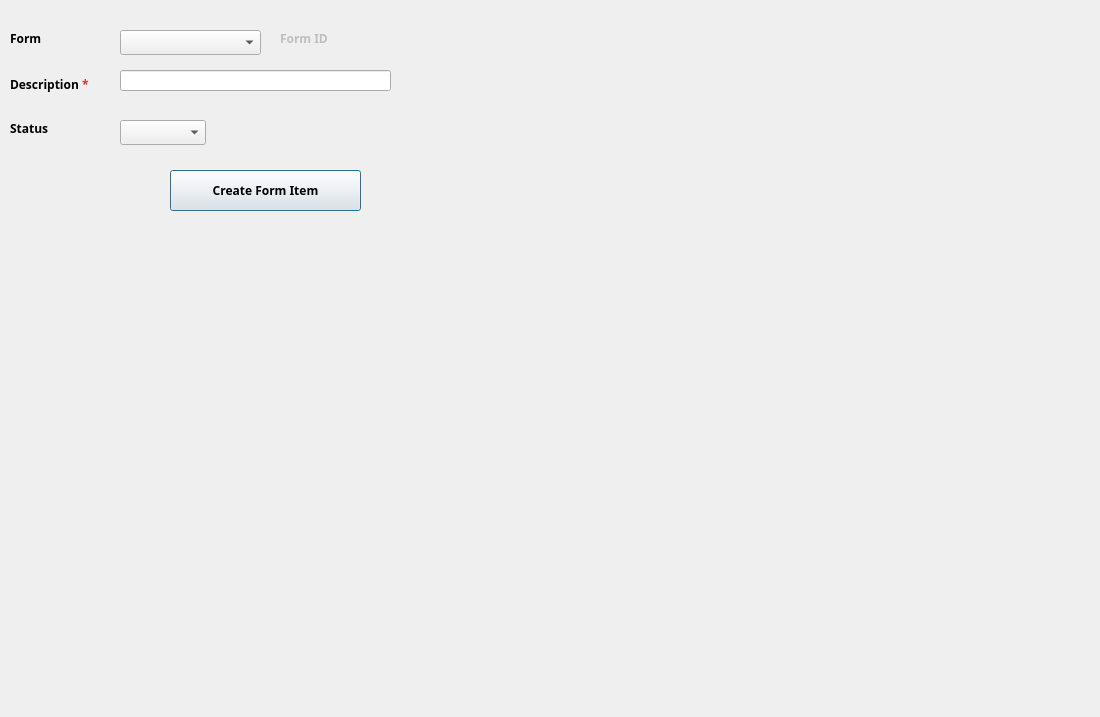
<?xml version="1.0" encoding="UTF-8"?>
<ui version="4.0">
 <class>Dialog</class>
 <widget class="QDialog" name="Dialog">
  <property name="geometry">
   <rect>
    <x>0</x>
    <y>0</y>
    <width>1100</width>
    <height>717</height>
   </rect>
  </property>
  <property name="minimumSize">
   <size>
    <width>1100</width>
    <height>717</height>
   </size>
  </property>
  <property name="maximumSize">
   <size>
    <width>1100</width>
    <height>717</height>
   </size>
  </property>
  <property name="windowTitle">
   <string>Create Form item</string>
  </property>
  <widget class="QLabel" name="label_3">
   <property name="geometry">
    <rect>
     <x>10</x>
     <y>120</y>
     <width>67</width>
     <height>17</height>
    </rect>
   </property>
   <property name="font">
    <font>
     <family>29LT Bukra Regular</family>
     <pointsize>9</pointsize>
     <weight>75</weight>
     <bold>true</bold>
    </font>
   </property>
   <property name="text">
    <string>Status</string>
   </property>
  </widget>
  <widget class="QLabel" name="LB_formID">
   <property name="enabled">
    <bool>false</bool>
   </property>
   <property name="geometry">
    <rect>
     <x>280</x>
     <y>30</y>
     <width>81</width>
     <height>17</height>
    </rect>
   </property>
   <property name="font">
    <font>
     <family>29LT Bukra Regular</family>
     <pointsize>9</pointsize>
     <weight>75</weight>
     <bold>true</bold>
    </font>
   </property>
   <property name="frameShape">
    <enum>QFrame::NoFrame</enum>
   </property>
   <property name="text">
    <string>Form ID</string>
   </property>
  </widget>
  <widget class="QComboBox" name="CMB_formName">
   <property name="geometry">
    <rect>
     <x>120</x>
     <y>30</y>
     <width>141</width>
     <height>25</height>
    </rect>
   </property>
   <property name="font">
    <font>
     <family>29LT Bukra Regular</family>
     <pointsize>9</pointsize>
     <weight>75</weight>
     <bold>true</bold>
    </font>
   </property>
  </widget>
  <widget class="QComboBox" name="CMB_formItemStatus">
   <property name="geometry">
    <rect>
     <x>120</x>
     <y>120</y>
     <width>86</width>
     <height>25</height>
    </rect>
   </property>
   <property name="font">
    <font>
     <family>29LT Bukra Regular</family>
     <pointsize>9</pointsize>
     <weight>75</weight>
     <bold>true</bold>
    </font>
   </property>
  </widget>
  <widget class="QLabel" name="label_2">
   <property name="geometry">
    <rect>
     <x>10</x>
     <y>30</y>
     <width>67</width>
     <height>17</height>
    </rect>
   </property>
   <property name="font">
    <font>
     <family>29LT Bukra Regular</family>
     <pointsize>9</pointsize>
     <weight>75</weight>
     <bold>true</bold>
    </font>
   </property>
   <property name="text">
    <string>Form</string>
   </property>
  </widget>
  <widget class="QPushButton" name="BTN_createFormItem">
   <property name="geometry">
    <rect>
     <x>170</x>
     <y>170</y>
     <width>191</width>
     <height>41</height>
    </rect>
   </property>
   <property name="font">
    <font>
     <family>29LT Bukra Regular</family>
     <pointsize>9</pointsize>
     <weight>75</weight>
     <bold>true</bold>
    </font>
   </property>
   <property name="text">
    <string>Create Form Item</string>
   </property>
  </widget>
  <widget class="QLineEdit" name="LE_desc">
   <property name="geometry">
    <rect>
     <x>120</x>
     <y>70</y>
     <width>271</width>
     <height>21</height>
    </rect>
   </property>
   <property name="font">
    <font>
     <family>29LT Bukra Regular</family>
     <pointsize>9</pointsize>
     <weight>75</weight>
     <bold>true</bold>
    </font>
   </property>
  </widget>
  <widget class="QLabel" name="label_4">
   <property name="geometry">
    <rect>
     <x>10</x>
     <y>70</y>
     <width>99</width>
     <height>29</height>
    </rect>
   </property>
   <property name="font">
    <font>
     <family>29LT Bukra Regular</family>
     <pointsize>9</pointsize>
     <weight>75</weight>
     <bold>true</bold>
    </font>
   </property>
   <property name="text">
    <string>&lt;html&gt;&lt;head/&gt;&lt;body&gt;&lt;p&gt;Description &lt;span style=&quot; color:#ef2929;&quot;&gt;*&lt;/span&gt;&lt;/p&gt;&lt;/body&gt;&lt;/html&gt;</string>
   </property>
  </widget>
 </widget>
 <resources/>
 <connections/>
</ui>
